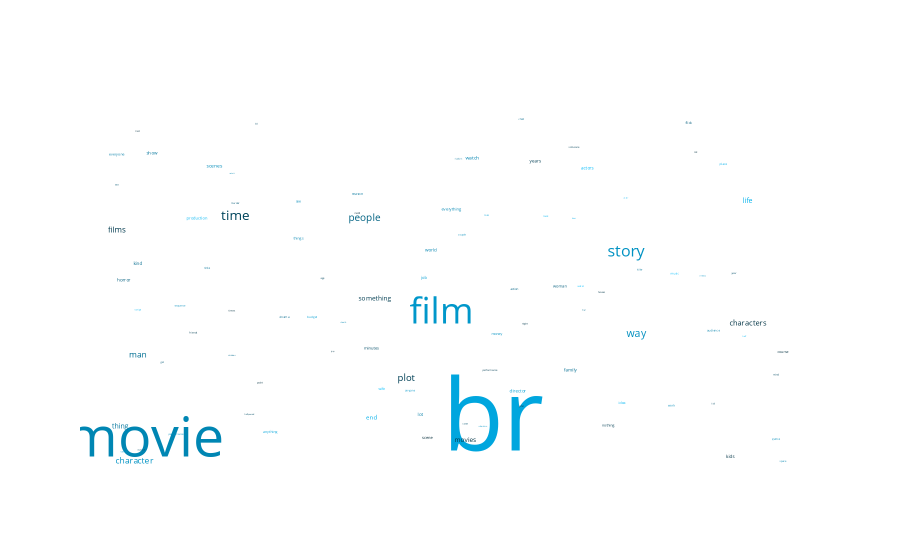

Here is the notebook cell this chart was saved with:
### Code cell
tsp.show_word_clouds('NN', 
                    go_plot_settings={'plot_bgcolor': 'rgba(0, 0, 0, 0)','plot_bgcolor': 'rgba(0, 0, 0, 0)'},
                    wc_settings={'color':'red', 'max_words':1000})

### Figure 1 — Plotly figure (JSON) as saved in the notebook; plotly's stock layout.template omitted (floating-point values rounded to 4 significant figures)
{"data": [{"hoverinfo": "text", "hovertext": ["br: 384", "movie: 213", "film: 139", "story: 61", "time: 51", "way: 41", "people: 39", "plot: 37", "man: 33", "character: 32", "films: 31", "characters: 28", "thing: 27", "life: 26", "movies: 24", "something: 24", "end: 23", "scenes: 19", "watch: 19", "kind: 18", "director: 18", "years: 18", "actors: 18", "lot: 18", "family: 18", "horror: 17", "show: 17", "kids: 17", "world: 17", "minutes: 16", "production: 15", "job: 15", "everything: 15", "scene: 15", "woman: 15", "money: 14", "reason: 14", "idea: 14", "wife: 14", "things: 14", "see: 14", "nothing: 13", "course: 13", "flick: 13", "everyone: 13", "anything: 13", "action: 12", "music: 11", "game: 11", "place: 11", "cinema: 11", "cast: 11", "anyone: 11", "tv: 11", "title: 11", "audience: 11", "budget: 11", "work: 11", "mind: 10", "times: 10", "night: 10", "couple: 10", "performances: 10", "killer: 10", "space: 10", "get: 10", "role: 10", "bit: 10", "case: 10", "fact: 10", "year: 10", "age: 10", "water: 10", "child: 10", "sense: 9", "script: 9", "john: 9", "someone: 9", "friends: 9", "house: 9", "point: 9", "performance: 9", "murder: 9", "look: 9", "sex: 9", "sequence: 9", "kid: 8", "death: 8", "example: 8", "hell: 8", "adult: 8", "love: 8", "madsen: 8", "half: 8", "actor: 8", "children: 8", "hollywood: 8", "effects: 8", "guy: 8", "attention: 8"], "mode": "text", "text": ["br", "movie", "film", "story", "time", "way", "people", "plot", "man", "character", "films", "characters", "thing", "life", "movies", "something", "end", "scenes", "watch", "kind", "director", "years", "actors", "lot", "family", "horror", "show", "kids", "world", "minutes", "production", "job", "everything", "scene", "woman", "money", "reason", "idea", "wife", "things", "see", "nothing", "course", "flick", "everyone", "anything", "action", "music", "game", "place", "cinema", "cast", "anyone", "tv", "title", "audience", "budget", "work", "mind", "times", "night", "couple", "performances", "killer", "space", "get", "role", "bit", "case", "fact", "year", "age", "water", "child", "sense", "script", "john", "someone", "friends", "house", "point", "performance", "murder", "look", "sex", "sequence", "kid", "death", "example", "hell", "adult", "love", "madsen", "half", "actor", "children", "hollywood", "effects", "guy", "attention"], "textfont": {"color": ["rgb(0, 166, 222)", "rgb(0, 134, 179)", "rgb(0, 151, 202)", "rgb(0, 146, 195)", "rgb(0, 69, 92)", "rgb(0, 143, 191)", "rgb(0, 98, 130)", "rgb(0, 64, 86)", "rgb(0, 110, 147)", "rgb(0, 146, 195)", "rgb(0, 58, 78)", "rgb(0, 51, 68)", "rgb(0, 117, 157)", "rgb(0, 177, 236)", "rgb(0, 52, 69)", "rgb(0, 61, 81)", "rgb(0, 175, 233)", "rgb(0, 139, 185)", "rgb(0, 132, 177)", "rgb(0, 106, 141)", "rgb(0, 158, 211)", "rgb(0, 62, 83)", "rgb(0, 187, 250)", "rgb(0, 124, 166)", "rgb(0, 109, 145)", "rgb(0, 94, 126)", "rgb(0, 116, 155)", "rgb(0, 52, 69)", "rgb(0, 131, 175)", "rgb(0, 77, 103)", "rgb(0, 182, 243)", "rgb(0, 157, 210)", "rgb(0, 134, 179)", "rgb(0, 42, 56)", "rgb(0, 93, 124)", "rgb(0, 145, 194)", "rgb(0, 117, 156)", "rgb(0, 182, 243)", "rgb(0, 190, 253)", "rgb(0, 134, 179)", "rgb(0, 138, 184)", "rgb(0, 62, 83)", "rgb(0, 48, 64)", "rgb(0, 93, 124)", "rgb(0, 125, 167)", "rgb(0, 164, 219)", "rgb(0, 98, 131)", "rgb(0, 189, 253)", "rgb(0, 139, 185)", "rgb(0, 176, 235)", "rgb(0, 104, 139)", "rgb(0, 42, 56)", "rgb(0, 150, 201)", "rgb(0, 107, 143)", "rgb(0, 114, 152)", "rgb(0, 128, 171)", "rgb(0, 158, 211)", "rgb(0, 139, 186)", "rgb(0, 73, 97)", "rgb(0, 48, 64)", "rgb(0, 57, 76)", "rgb(0, 141, 188)", "rgb(0, 143, 191)", "rgb(0, 116, 154)", "rgb(0, 132, 176)", "rgb(0, 87, 117)", "rgb(0, 160, 213)", "rgb(0, 46, 62)", "rgb(0, 83, 110)", "rgb(0, 46, 61)", "rgb(0, 78, 104)", "rgb(0, 71, 95)", "rgb(0, 191, 255)", "rgb(0, 104, 139)", "rgb(0, 154, 206)", "rgb(0, 180, 241)", "rgb(0, 48, 65)", "rgb(0, 66, 88)", "rgb(0, 61, 81)", "rgb(0, 53, 70)", "rgb(0, 48, 64)", "rgb(0, 62, 83)", "rgb(0, 89, 118)", "rgb(0, 182, 242)", "rgb(0, 84, 112)", "rgb(0, 141, 189)", "rgb(0, 73, 97)", "rgb(0, 133, 177)", "rgb(0, 78, 104)", "rgb(0, 72, 97)", "rgb(0, 133, 177)", "rgb(0, 174, 233)", "rgb(0, 113, 151)", "rgb(0, 181, 242)", "rgb(0, 181, 242)", "rgb(0, 105, 140)", "rgb(0, 76, 101)", "rgb(0, 147, 196)", "rgb(0, 54, 72)", "rgb(0, 147, 197)"], "size": [100, 55.47, 36.2, 15.89, 13.28, 10.68, 10.16, 9.635, 8.594, 8.333, 8.073, 7.292, 7.031, 6.771, 6.25, 6.25, 5.99, 4.948, 4.948, 4.688, 4.688, 4.688, 4.688, 4.688, 4.688, 4.427, 4.427, 4.427, 4.427, 4.167, 3.906, 3.906, 3.906, 3.906, 3.906, 3.646, 3.646, 3.646, 3.646, 3.646, 3.646, 3.385, 3.385, 3.385, 3.385, 3.385, 3.125, 2.865, 2.865, 2.865, 2.865, 2.865, 2.865, 2.865, 2.865, 2.865, 2.865, 2.865, 2.604, 2.604, 2.604, 2.604, 2.604, 2.604, 2.604, 2.604, 2.604, 2.604, 2.604, 2.604, 2.604, 2.604, 2.604, 2.604, 2.344, 2.344, 2.344, 2.344, 2.344, 2.344, 2.344, 2.344, 2.344, 2.344, 2.344, 2.344, 2.083, 2.083, 2.083, 2.083, 2.083, 2.083, 2.083, 2.083, 2.083, 2.083, 2.083, 2.083, 2.083, 2.083]}, "type": "scattergl", "x": [109, 9, 94, 147, 35, 150, 72, 84, 7, 6, 1, 182, 2, 182, 101, 75, 74, 29, 103, 7, 116, 121, 136, 88, 131, 3, 11, 177, 91, 74, 24, 89, 97, 90, 128, 110, 70, 146, 77, 53, 53, 142, 192, 165, 1, 45, 115, 161, 190, 175, 49, 70, 85, 135, 27, 172, 57, 160, 190, 34, 118, 100, 18, 151, 192, 14, 107, 167, 101, 7, 178, 60, 134, 117, 3, 7, 117, 132, 23, 140, 42, 108, 35, 124, 1, 19, 41, 66, 8, 172, 34, 132, 99, 181, 147, 34, 39, 169, 63, 106], "y": [45, 24, 170, 240, 281, 146, 279, 96, 122, 1, 265, 159, 41, 299, 25, 187, 51, 339, 348, 227, 81, 344, 336, 54, 105, 208, 353, 6, 242, 130, 279, 211, 289, 28, 201, 147, 307, 68, 84, 256, 298, 42, 126, 388, 352, 35, 198, 216, 27, 341, 166, 285, 82, 174, 222, 151, 166, 65, 100, 173, 158, 260, 32, 220, 1, 114, 282, 354, 44, 378, 216, 210, 201, 392, 12, 174, 64, 360, 148, 194, 91, 105, 296, 281, 317, 179, 387, 160, 14, 67, 330, 279, 347, 144, 302, 122, 55, 213, 127, 41]}], "layout": {"plot_bgcolor": "rgba(0, 0, 0, 0)", "showlegend": false, "xaxis": {"showgrid": false, "showticklabels": false, "visible": false, "zeroline": false}, "yaxis": {"showgrid": false, "showticklabels": false, "visible": false, "zeroline": false}}}
